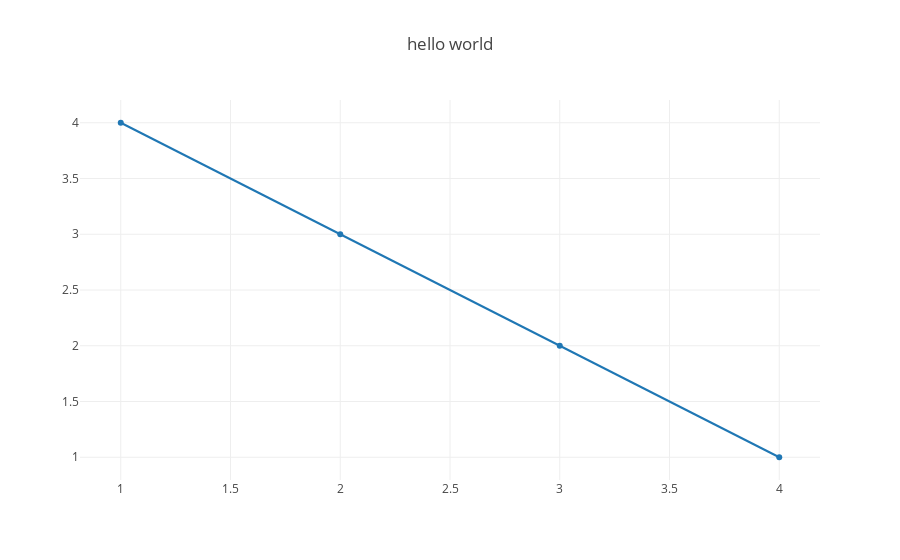

Write notebook code for a chart like this one.
### Code cell
plotly.offline.init_notebook_mode(connected=True)

plotly.offline.iplot({
    "data": [go.Scatter(x=[1, 2, 3, 4], y=[4, 3, 2, 1])],
    "layout": go.Layout(title="hello world")
})

### Figure 1 — Plotly figure (JSON) as saved in the notebook; plotly's stock layout.template omitted (floating-point values rounded to 4 significant figures)
{"data": [{"type": "scatter", "uid": "ddfbf084-2c17-11e9-96bc-920014f8e201", "x": [1, 2, 3, 4], "y": [4, 3, 2, 1]}], "layout": {"title": "hello world"}}
